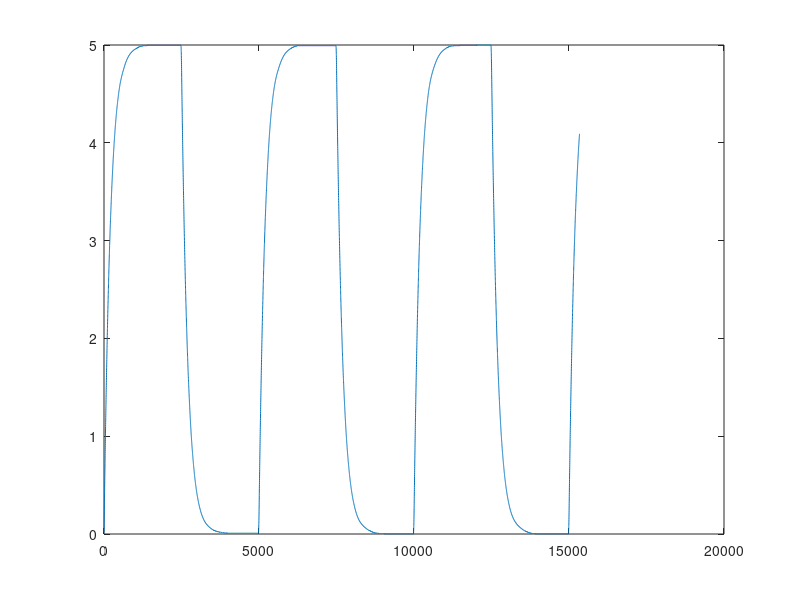

Here is the MATLAB script that generated this plot:
close all;clc;
load('position.mat');
alpha1=alpha1-0.1871;
for i=22:15360
    alpha2(i-21)=alpha1(i);
end

ratio= 5/max(alpha2);
alpha2=alpha2*ratio;
plot(alpha2)